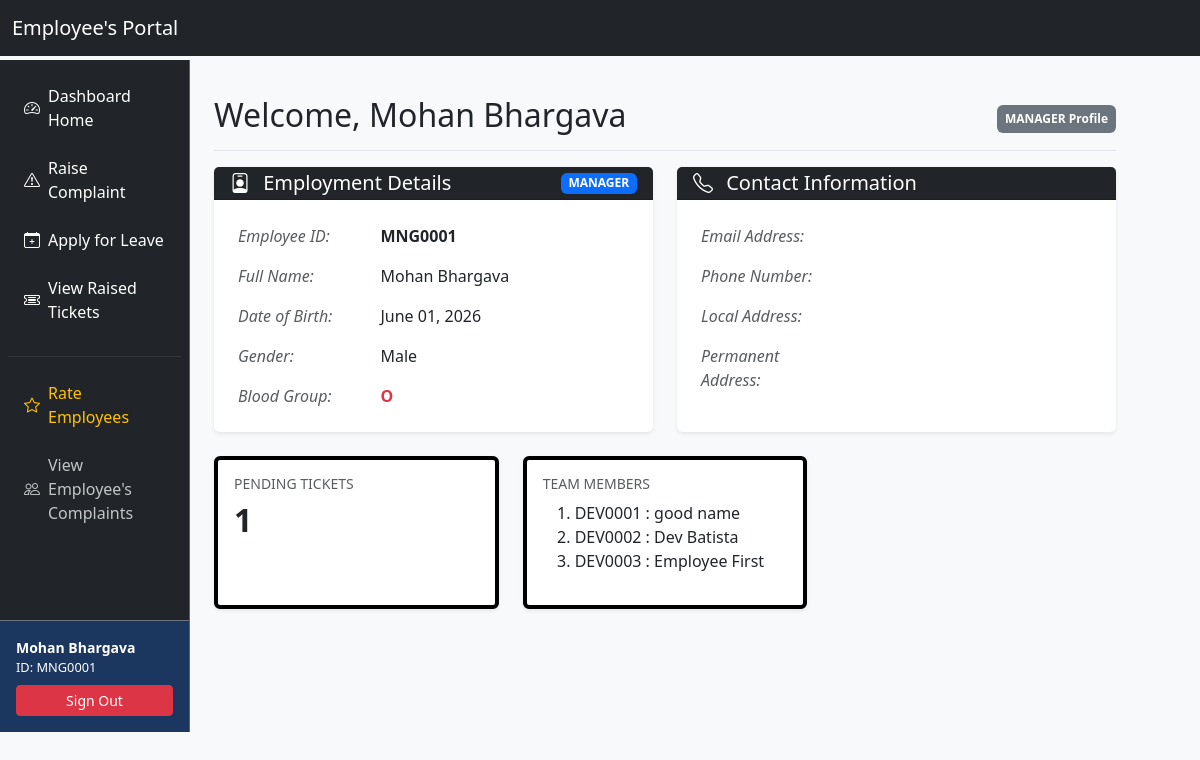
/dashboard/ (signed in), run on an earlier commit of the app's database.
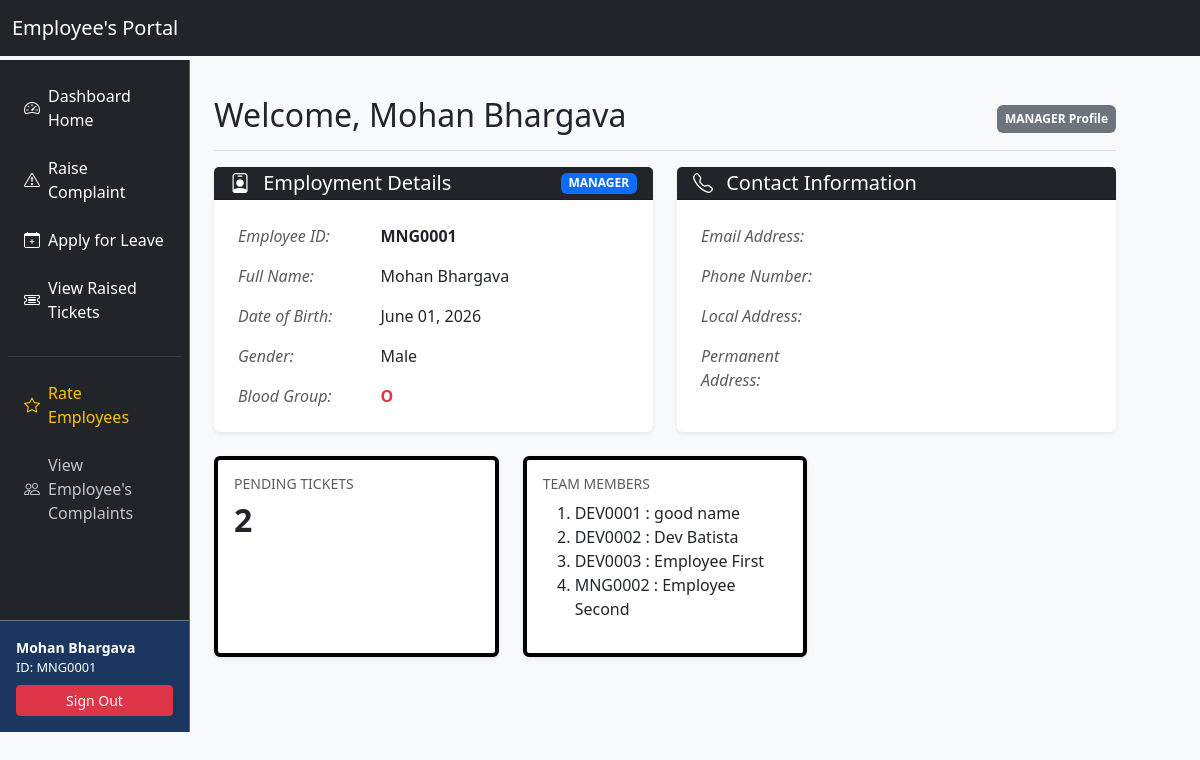
And on a later commit of the database.
### accounts/models.py (models this page shows, shortened)
class EmployeeInfo(models.Model):
    class RoleChoices(models.TextChoices):
        ADMIN = 'ADMIN', 'Admin'
        MANAGER = 'MANAGER', 'Manager'
        DEVELOPER = 'DEVELOPER', 'Developer'
    class GenderChoices(models.TextChoices):
        MALE = 'M', 'Male'
        FEMALE = 'F', 'Female'
        OTHER = 'O', 'Other'
    user = models.OneToOneField(User, on_delete=models.CASCADE, related_name='employee_profile')
    employee_id = models.CharField(max_length=20, unique=True, blank=True)
    name = models.CharField(max_length=100)
    role = models.CharField(max_length=20, choices=RoleChoices.choices, default=RoleChoices.DEVELOPER)
    dob = models.DateField(verbose_name="Date of Birth")
    gender = models.CharField(max_length=1, choices=GenderChoices.choices)
    blood_group = models.CharField(max_length=5)
    manager = models.ForeignKey(
        'self',
        null=True,
        blank=True,
        on_delete=models.SET_NULL,
        related_name='subordinates'
    )

### accounts/views.py (the view, shortened to what this page needs)
# urls.py: path('dashboard/', views.dashboard_home, name='dashboard'),
@login_required
def dashboard_home(request):
    user_profile = request.user.employee_profile
    if user_profile.role == 'MANAGER':
        subordinates = EmployeeInfo.objects.filter(
            manager=user_profile
        )
    else:
        subordinates = ""
    pending_tickets_count = Ticket.objects.filter(raised_by=user_profile).exclude(resolve_status='CLOSED').count()
    context = {
        'subordinates':subordinates,
        'pending':pending_tickets_count,
    }
    return render(request, 'accounts/dashboard.html',context)

### accounts/templates/accounts/dashboard.html (shortened to what the changed rows need)
{% extends 'accounts/base.html' %}
{% block mainContent %}
        <main class="col-md-7 ms-sm-auto col-lg-10 px-md-4 py-4">
            <div
                class="d-flex justify-content-between flex-wrap flex-md-nowrap align-items-center pt-3 pb-2 mb-3 border-bottom">
                <h1 class="h2">Welcome, {{ request.user.employee_profile.name }}</h1>
            </div>
            <div class="row g-4 mb-4">
                <div class="col-lg-6">
                    <div class="card h-100 shadow-sm border-0">
                        <div class="card-body">
                            <div class="table-responsive">
                                <table class="table table-borderless align-middle mb-0">
                                    <tbody>
                                        <tr>
                                            <th scope="row" class="text-muted fst-italic fw-normal py-2" style="width: 35%;">Employee ID:</th>
                                        </tr>
                                        <tr>
                                            <th scope="row" class="text-muted fw-normal py-2 fst-italic">Full Name:</th>
                                        </tr>
                                        <tr>
                                            <th scope="row" class="text-muted fw-normal py-2 fst-italic">Date of Birth:</th>
                                        </tr>
                                        <tr>
                                            <th scope="row" class="text-muted fw-normal py-2 fst-italic">Gender:</th>
                                        </tr>
                                        <tr>
                                            <th scope="row" class="text-muted fw-normal py-2 fst-italic">Blood Group:</th>
                                        </tr>
                                    </tbody>
                                </table>
                            </div>
                        </div>
                    </div>
                </div>
                <div class="col-lg-6">
                    <div class="card h-100 shadow-sm border-0">
                        <div class="card-body">
                            <div class="table-responsive">
                                <table class="table table-borderless align-middle mb-0">
                                    <tbody>
                                        <tr>
                                            <th scope="row" class="text-muted fw-normal py-2 fst-italic" style="width: 35%;">Email Address:
                                            </th>
                                        </tr>
                                        <tr>
                                            <th scope="row" class="text-muted fw-normal py-2 fst-italic">Phone Number:</th>
                                        </tr>
                                        <tr>
                                            <th scope="row" class="text-muted fw-normal py-2 fst-italic">Local Address:</th>
                                        </tr>
                                        <tr>
                                            <th scope="row" class="text-muted fw-normal py-2 fst-italic">Permanent Address:</th>
                                        </tr>
                                    </tbody>
                                </table>
                            </div>
                        </div>
                    </div>
                </div>
            </div>
            <div class="row row-cols-1 row-cols-md-3 g-4 mb-4">
                <div class="col">
                    <div class="card h-100 border-start border-black border-4 shadow-sm">
                        <div class="card-body">
                            <h6 class="card-title text-muted text-uppercase small">Pending Tickets</h6>
                            <p class="card-text h2 fw-bold">{% if pending %}
                                {{pending}}
                                {% else %}
                                No Pending Tickets
                                {% endif %}
                            </p>
                        </div>
                    </div>
                </div>
                {% if request.user.employee_profile.role == 'MANAGER' %}
                <div class="col">
                    <div class="card h-100 border-start border-black border-4 shadow-sm">
                        <div class="card-body">
                            <p class="card-text h2 fw-bold">
                                {% if subordinates %}
                                <ol>
                                {% for subordinate in subordinates %}
                                    <li>{{ subordinate.employee_id}} : {{ subordinate.name }}</li>
                                {% endfor %}
                                </ol>
                                {% else %}
                                No Employee found
                                {% endif %}
                            </p>
                        </div>
                    </div>
                </div>
                {% endif %}
            </div>
        </main>
{% endblock %}

What changed in the data, as far as the page shows it:
added EmployeeInfo: employee_id "MNG0002", name "Employee Second"
Also different on the page:
{{ pending }}: "1" → "2"
